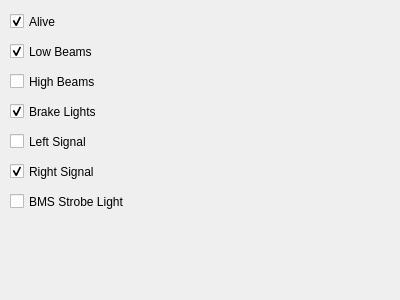
<?xml version="1.0" encoding="UTF-8"?>
<ui version="4.0">
 <class>LightsTab</class>
 <widget class="QWidget" name="LightsTab">
  <property name="geometry">
   <rect>
    <x>0</x>
    <y>0</y>
    <width>400</width>
    <height>300</height>
   </rect>
  </property>
  <property name="windowTitle">
   <string>Form</string>
  </property>
  <widget class="QCheckBox" name="brakeLights">
   <property name="geometry">
    <rect>
     <x>10</x>
     <y>100</y>
     <width>121</width>
     <height>23</height>
    </rect>
   </property>
   <property name="text">
    <string>Brake Lights</string>
   </property>
   <property name="checked">
    <bool>true</bool>
   </property>
  </widget>
  <widget class="QCheckBox" name="bmsStrobeLight">
   <property name="geometry">
    <rect>
     <x>10</x>
     <y>190</y>
     <width>161</width>
     <height>23</height>
    </rect>
   </property>
   <property name="text">
    <string>BMS Strobe Light</string>
   </property>
  </widget>
  <widget class="QCheckBox" name="lowBeams">
   <property name="geometry">
    <rect>
     <x>10</x>
     <y>40</y>
     <width>111</width>
     <height>23</height>
    </rect>
   </property>
   <property name="text">
    <string>Low Beams</string>
   </property>
   <property name="checked">
    <bool>true</bool>
   </property>
  </widget>
  <widget class="QCheckBox" name="highBeams">
   <property name="geometry">
    <rect>
     <x>10</x>
     <y>70</y>
     <width>111</width>
     <height>23</height>
    </rect>
   </property>
   <property name="text">
    <string>High Beams</string>
   </property>
  </widget>
  <widget class="QCheckBox" name="rightSignal">
   <property name="geometry">
    <rect>
     <x>10</x>
     <y>160</y>
     <width>121</width>
     <height>23</height>
    </rect>
   </property>
   <property name="text">
    <string>Right Signal</string>
   </property>
   <property name="checked">
    <bool>true</bool>
   </property>
  </widget>
  <widget class="QCheckBox" name="lightsAlive">
   <property name="geometry">
    <rect>
     <x>10</x>
     <y>10</y>
     <width>92</width>
     <height>23</height>
    </rect>
   </property>
   <property name="text">
    <string>Alive</string>
   </property>
   <property name="checked">
    <bool>true</bool>
   </property>
  </widget>
  <widget class="QCheckBox" name="leftSignal">
   <property name="geometry">
    <rect>
     <x>10</x>
     <y>130</y>
     <width>121</width>
     <height>23</height>
    </rect>
   </property>
   <property name="text">
    <string>Left Signal</string>
   </property>
  </widget>
 </widget>
 <resources/>
 <connections/>
</ui>
